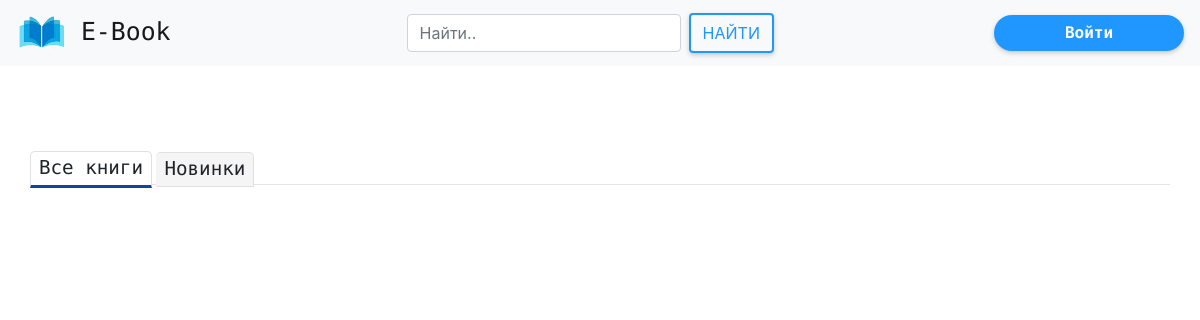
The app's page /, older data.
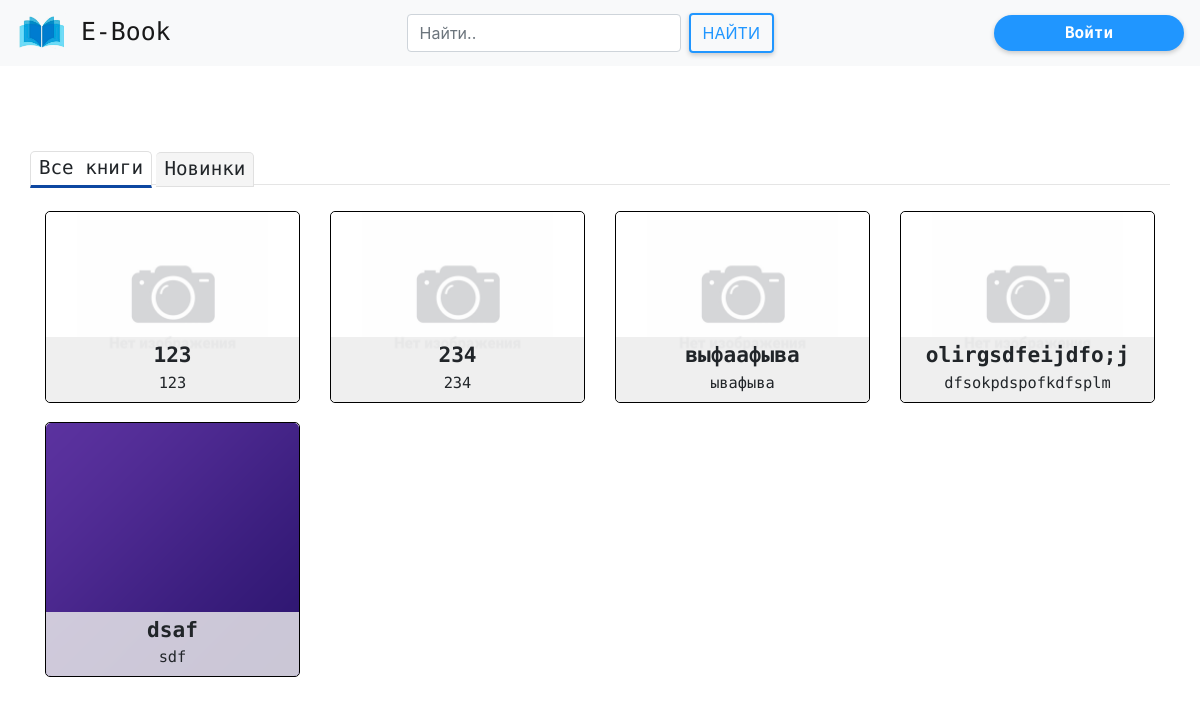
The same page, newer data.
### ebook/models.py (models this page shows, shortened)
class book_inf(models.Model):
    bookname = models.CharField("назвние книги", null=True, max_length=150)
    author = models.CharField("автор", null=True, max_length=100)
    rate = models.PositiveIntegerField("Рейтинг книги", default=0,
                                       validators=[MaxValueValidator(5), ])
    discriptions = models.TextField("описание книги")
    bookimage = models.ImageField("Фотография книги", blank=True,
                                  upload_to="books_photo",
                                  default="books_photo/default.png")
    addingDate = models.DateField("Дата добавления",
                                  default=timezone.now)
    bookfile = models.FileField(upload_to='books', blank=False,
                                default="puples_photo/default.png")

### ebook/views.py (the view)
# urls.py: path('', views.index, name='index'),
def index(request):
    books = book_inf.objects.all()
    return render(request, 'index.html', {'books': books})

### ebook/templates/index.html (shortened to what this page needs)
{% extends 'base.html' %}
{% load static %}
{% block links %}
    <link rel="stylesheet" href="{% static 'css/index.css' %}">
{% endblock links %}
{% block content %}
    <div class="maini">
        <div class="tabs">
            <label for="tab-btn-2">Все книги</label>
            <label for="tab-btn-3">Новинки</label>
            <hr style="margin-top: -11px">
            <div id="popular" class="tabblock">
                <div class="books">
                    <div class="row">
                        {% for bookItem in books  %}
                            <div class="col-12 col-md-6 col-lg-4 col-xl-3 bookbox">
                                <div class="book">
                                    <div class="bookImg">
                                        <img src="{{ bookItem.bookimage.url }}" alt="">
                                        <div class="bookDiscrp">
                                            <h4>{{ bookItem.bookname }}</h4>
                                            <small>{{ bookItem.author }}</small>
                                        </div>
                                    </div>
                                </div>
                            </div>
                        {% endfor %}
                    </div>
                </div>
            </div>
        </div>
    </div>
{% endblock content %}

### ebook/templates/base.html (shortened to what this page needs)
<!DOCTYPE html>
<html lang="ru">
{% load static %}
<head>
    <link rel="stylesheet" href="https://stackpath.bootstrapcdn.com/bootstrap/4.5.0/css/bootstrap.min.css"
>
    <link rel="stylesheet" href="{% static 'libs/almbb/almbb.css' %}">
    <link rel="stylesheet" href="{% static 'css/base.css' %}">
    {% block links %}
    {% endblock links %}
</head>
<body>
    <nav class="navbar navbar-expand-lg navbar-light bg-light fixed-top">
        <a class="navbar-brand logo" href="/">
            <img src="{% static 'images/logo.png' %}" width="50" height="40"
                 class="d-inline-block align-top" alt=""
                loading="lazy">
            E-Book
        </a>
        <div class="collapse navbar-collapse" id="navbarSupportedContent">
            <form class="form-inline my-2 my-lg-0 ml-auto mr-auto">
                <input class="form-control mr-sm-2" type="search" placeholder="Найти.." aria-label="Search">
                <button class="btn btn-outline-blue btn-almbb-small my-2 my-sm-0" type="submit">Найти</button>
            </form>
            {% if user.is_authenticated %}
            <div class="dropdown person_menu dropdown-menu-right">
                <button class="btn btn-rounded-blue dropdown-toggle user btn-almbb-small userprbtn" type="button"
                    id="dropdownMenuButton" data-toggle="dropdown" aria-haspopup="true" aria-expanded="false">
                    {{ user.first_name }} {{ user.last_name }}
                </button>
                <div class="dropdown-menu dropdown-menu-right" aria-labelledby="dropdownMenuButton">
                    <a href="/userprofile" class="dropdown-item router-link"
                       style="color: #16181b !important; cursor: pointer;">Профиль</a>
                    {% if user.users_inf.status == "ST" %}
                        <a href="/userbooks/{{user.id}}" class="dropdown-item router-link" style="color: #16181b !important; cursor: pointer;">Мои книги</a>
                    {% endif %}
                    {% if user.users_inf.status == "SADM" %}
                        <a href="/admin" class="dropdown-item router-link" style="color: #16181b !important; cursor: pointer;">Админ панель</a>
                    {% endif %}
                    {% if user.users_inf.status == "LIBR" %}
                        <a href="/libradmin" class="dropdown-item router-link" style="color: #16181b !important; cursor: pointer;">Панель Библиотекаря</a>
                    {% endif %}
                    {% if user.users_inf.status == "LIBR" %}
                        <a href="/managingbookslibr" class="dropdown-item router-link" style="color: #16181b !important; cursor: pointer;">Учет книг</a>
                    {% endif %}
                    <div class="dropdown-divider"></div>
                    <a class="dropdown-item exit personMenuDrop" href="{% url 'logout'%}">Выйти</a>
                </div>
            </div>
            {% else %}
                <a type="button" class="btn btn-rounded-blue btn-almbb-small userprbtn" href="/login">Войти</a>
            {% endif %}
        </div>
    </nav>
        {% block content %}
        {% endblock content %}
</body>
</html>

### ebook/static/css/base.css (style rules this page uses)
.logo { font-family: 'PT Mono', monospace; font-size: 1.55em; }
html, body { min-height: 100vh; }
.userprbtn { font-family: 'PT Mono', monospace; min-width: 190px; text-transform: capitalize; font-weight: bold; }

### ebook/static/css/index.css (style rules this page uses)
.maini { padding-top: 150px !important; padding: 0px 30px; min-height: 100vh; }
.tabs { margin-left: auto; margin-right: auto; min-width: 100%; }
.tabs>div { display: none; padding: 10px 15px; font-size: 1.2em; }
#tab-btn-1:checked~#genres, #tab-btn-2:checked~#popular, #tab-btn-3:checked~#news { display: block; }
.tabs>label { display: inline-block; text-align: center; vertical-align: middle; user-select: none; background-color: #f5f5f5; border: 1px solid #e0e0e0; border-top-left-radius: 5px; border-top-right-radius: 5px; padding: 2px 8px; font-size: 1.2em; line-height: 1.5; transition: color 0.15s ease-in-out, background-color 0.15s ease-in-out; cursor: pointer; position: relative; top: 1px; font-family: 'PT Mono', monospace; }
.tabs>label:not(:first-of-type) { border-left: none; }
.tabs>input[type="radio"]:checked+label { background-color: #fff; border-bottom: 3px solid #0d47a1; }
.tabblock { min-height: 500px; }
.bookbox { margin-bottom: 1em; }
.book { border: 1px solid black; max-height: 400px; min-height: 100%; border-radius: 5px; }
.bookImg img { max-width: 100%; min-width: 100%; max-height: 396px; min-height: 100%; height: 100%; border-radius: 5px; }
.bookImg { z-index: 1; position: relative; border-radius: 5px; }
.bookDiscrp { position: absolute; z-index: 2; background-color: rgba(236, 236, 236, 0.829); bottom: 0px; width: 100%; left: 0; border-bottom-left-radius: 5px; border-bottom-right-radius: 5px; text-align: center; font-family: 'PT Mono', monospace; padding: 5px 2px; }
.bookDiscrp h4 { font-size: 1.1em; font-weight: bolder; margin-bottom: 0px; }

Row changes from the older to the newer data that the page shows:
added book_inf: bookimage (placeholder picture), bookname "123", author "123"
added book_inf: bookimage (placeholder picture), bookname "234", author "234"
added book_inf: bookimage (placeholder picture), bookname "выфаафыва", author "ывафыва"
added book_inf: bookimage (placeholder picture), bookname "olirgsdfeijdfo;j", author "dfsokpdspofkdfsplm"
added book_inf: bookimage (picture), bookname "dsaf", author "sdf"
